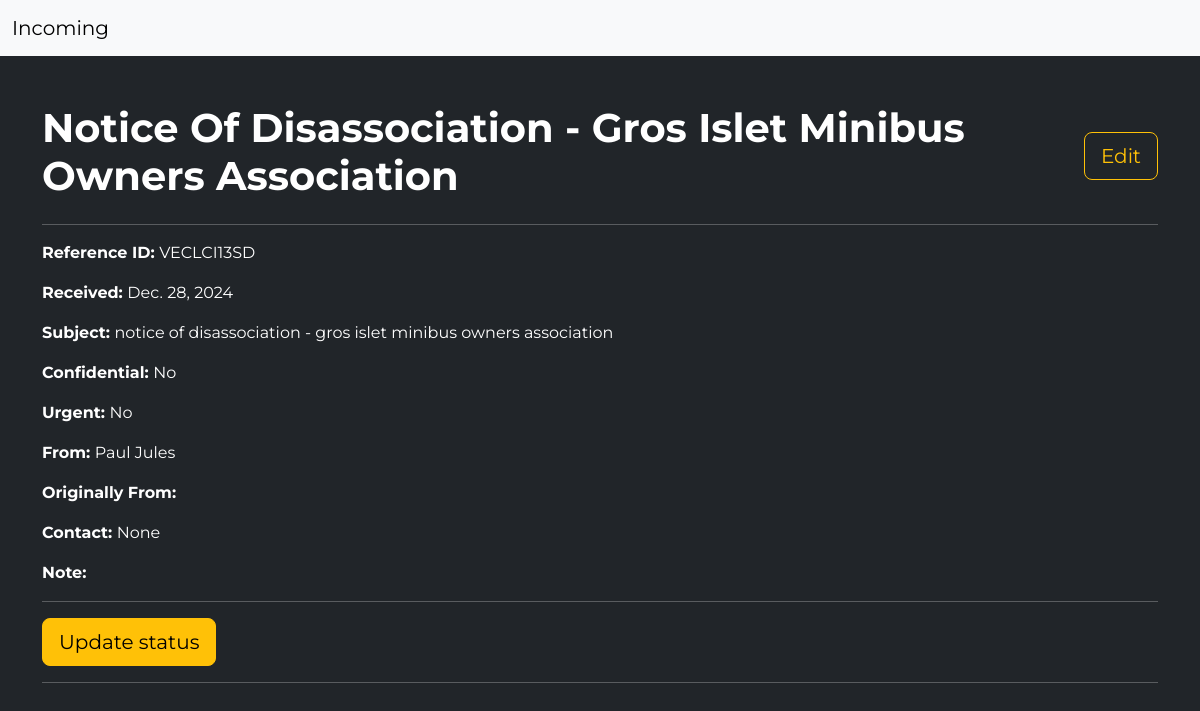
Page /details/veclci13sd/ on the committed database.
### incomings/models.py (models this page shows, shortened)
class Incoming(models.Model):
    ref = models.CharField(
        max_length=10, unique=True, default=get_random_string(length=10)
    )
    slug = models.SlugField(max_length=10, unique=True, blank=True, null=True)
    created_at = models.DateTimeField(auto_now_add=True)
    received_on = models.DateField(blank=True, null=True)
    conf = models.BooleanField('confidential',default=False)
    urgent = models.BooleanField(default=False)
    received_from = models.CharField("from", max_length=100, blank=True, null=True)
    note = models.TextField(blank=True, null=True)
    originally_from = models.CharField(max_length=100, blank=True, null=True)
    contact = models.CharField(max_length=100, blank=True, null=True)
    phone = models.CharField(max_length=100, blank=True, null=True)
    email = models.EmailField(blank=True, null=True)
    letter_dated = models.DateField(blank=True, null=True,  default=timezone.now)
    subject = models.TextField(blank=True, null=True)
    file = models.FileField(upload_to="incoming_files/", blank=True, null=True)
    class Meta:
        ordering = ["-received_on"]

### incomings/views.py (the view)
# urls.py: path("details/<slug:slug>/", views.IncomingDetailView.as_view(), name="detail"),
class IncomingDetailView(DetailView):
    model = models.Incoming

### templates/incomings/incoming_detail.html (shortened to what this page needs)
{% extends 'base.html' %}
{% load humanize %}
{% block content %}
<div class="container">
    <div class="d-flex justify-content-between align-items-center">
        <h1 class="fw-bold">{{object.subject|title}}</h1>
        <a class="btn btn-lg btn-outline-warning"
            href="{% url 'update' object.slug %}">Edit</a>
    </div>
    <hr>
    <p><strong>Reference ID: </strong>{{object.ref|upper}}</p>
    <p><strong>Received: </strong>{{object.received_on}}</p>
    <p><strong>Subject: </strong>{{object.subject}}</p>
    <p><strong>Confidential: </strong>{{object.conf|yesno:'Yes,No'}}</p>
    <p><strong>Urgent: </strong>{{object.urgent|yesno:'Yes,No'}}</p>
    <p><strong>From: </strong>{{object.received_from}}</p>
    <p><strong>Originally From: </strong>{{object.originally_from}}</p>
    <p><strong>Contact: </strong>{{object.contact}} {{object.phone}}
    </p>
    <p><strong>Note: </strong>{{object.note}}</p>
    <hr>
    <a class="btn btn-lg btn-warning"
        href="{% url 'change-status' object.slug %}">Update status</a>
    <hr>
</div>
{% endblock content %}

### templates/base.html (style rules this page uses)
html, body { font-family: "Montserrat", serif; font-optical-sizing: auto; font-style: normal; }

### rows in the picture
Incoming: subject "Notice Of Disassociation - Gros Islet Minibus Owners Association", ref "VECLCI13SD", received_on "Dec. 28, 2024", subject "notice of disassociation - gros islet minibus owners association", conf "No", urgent "No", received_from "Paul Jules", phone "None"
